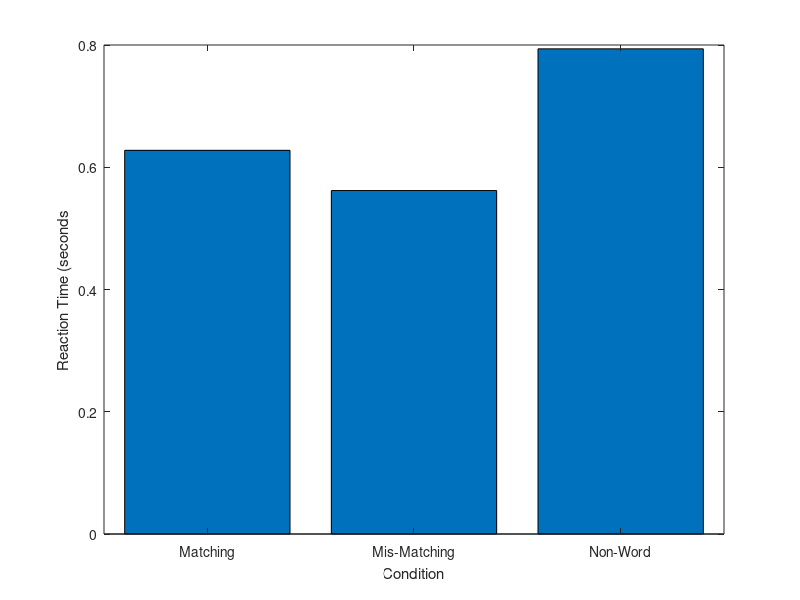

The MATLAB script that drew this image:
% Script to analyze conditions given data collected

load trialData.mat  % load matlab file with all subject/trial data

% Calculate average reaction times for each condition (all trials)
avg_throwArmRT = mean([analysis.throwArmRT]);
avg_throwLegRT = mean([analysis.throwLegRT]);
avg_throwNonRT = mean([analysis.throwNonRT]);
avg_kickArmRT = mean([analysis.kickArmRT]);
avg_kickLegRT = mean([analysis.kickLegRT]);
avg_kickNonRT = mean([analysis.kickNonRT]);

% trackers for data arrays for each condition
mt = 0; % tracker for matching, accurate response trial data
nmt = 0; % tracker for non-matching, accurate response trial data
nwt = 0; % tracker for non-word, accurate response trial data

mtWrong = 0;
nmtWrong = 0;
nwtWrong = 0;

% create arrays with data from  accurate matching, 
% mis-matching, and non word trials
for j = 1:length(analysis)
    % create matching condition, accurate trial data array 
    for tA = 1:length(analysis(1).throwArmRT)
        if analysis(j).throwArmAcc(tA) == 1
            mt = mt + 1;
            matchAcc(mt) = analysis(j).throwArmRT(tA);
        else
            mtWrong = mtWrong + 1;
        end
    end
    for kL = 1:length(analysis(1).kickLegRT)
        if analysis(j).kickLegAcc(kL) == 1
            mt = mt + 1;
            matchAcc(mt) = analysis(j).kickLegRT(kL);
        else
            mtWrong = mtWrong + 1;
        end
    end
    
    % create mis-matching condition, accurate trial data array
    for tL = 1:length(analysis(1).throwLegRT)
        if analysis(j).throwLegAcc(tL) == 1
            nmt = nmt + 1;
            nonMatchAcc(nmt) = analysis(j).throwLegRT(tL);
        else
            nmtWrong = nmtWrong + 1;
        end      
    end
    for kA = 1:length(analysis(1).kickArmRT)
        if analysis(j).kickArmAcc(kA) == 1
            nmt = nmt + 1;
            nonMatchAcc(nmt) = analysis(j).kickArmRT(kA);
        else
            nmtWrong = nmtWrong + 1;
        end
    end
    
    % create non-word condition, accurate trial data array
    for tN = 1:length(analysis(1).throwNonRT)
        if analysis(j).throwNonAcc(tN) == 1
            nwt = nwt + 1;
            nonWordAcc(nwt) = analysis(j).throwNonRT(tN);
        else
            nwtWrong = nwtWrong + 1;
        end
    end
    for kN = 1: length(analysis(1).kickNonRT)
        if analysis(j).kickNonAcc(kN) == 1
            nwt = nwt + 1;
            nonWordAcc(nwt) = analysis(j).kickNonRT(kN);
        else
            nwtWrong = nwtWrong + 1;
        end
    end
end
            
% Calculate mean RT for each overall condition: match, non matching,
% and non-word (accurate trials only)
avg_matchRT = mean(matchAcc);
avg_nonMatchRT = mean(nonMatchAcc);
avg_nonWordRT = mean(nonWordAcc);
             
if((mtWrong > nmtWrong) && (mtWrong > nwtWrong))
    disp('Matching trials had the most inaccurate responses');
elseif((nmtWrong > mtWrong) && (nmtWrong > nwtWrong))
    disp('Mis-matching trials had the most inaccurate responses');
else
    disp('Non-word trials had the most inaccurate responses');
end

% Display average reaction times for each condition
disp(['Average RT for matching (accurate response) trials is ' ...
    num2str(avg_matchRT) ' seconds']);
disp(['Average RT for mismatching (accurate response) trials is ' ...
    num2str(avg_nonMatchRT) ' seconds']);
disp(['Average RT for non-word (accurate response) trials is ' ...
    num2str(avg_nonWordRT) ' seconds']);


% create array with RT for each condition
RTarray = [avg_throwArmRT, avg_throwLegRT, ...
    avg_throwNonRT, avg_kickArmRT, avg_kickLegRT, ...
    avg_kickNonRT];

% create a bar graph illustrating RT for each condition
avgRt = bar(RTarray);
set(gca,'XTickLabel',{'Throw-Arm', 'Throw-Leg', 'Throw-Non', ...
    'Kick-Arm', 'Kick-Leg', 'Kick-Non'});
xlabel('Condition');
ylabel('Reaction Time (seconds)');

% create array with RT for each overall condition (acc. trials only)
accRTarray = [avg_matchRT, avg_nonMatchRT, avg_nonWordRT ];

% create a bar graph RT for each overall conditiona (acc. trials only)
barOverall = bar(accRTarray);
set(gca, 'XTickLabel',{'Matching', 'Mis-Matching', 'Non-Word'});
xlabel('Condition');
ylabel('Reaction Time (seconds');






